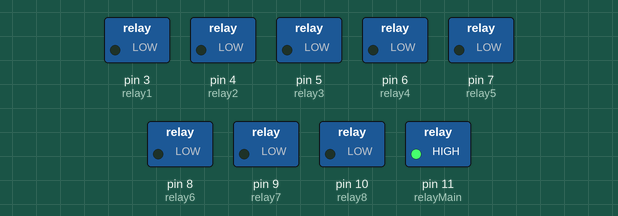
The sketch below on a simulated Arduino Uno, built with avr-gcc and run on an emulated ATmega328P. Parts: switched loads named in the sketch (green lamp = pin HIGH).

Above: at 0.1 s.
At 4.9 s:
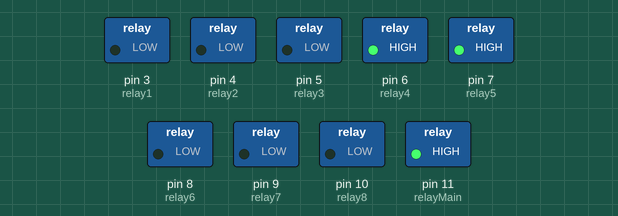
At 9.9 s:
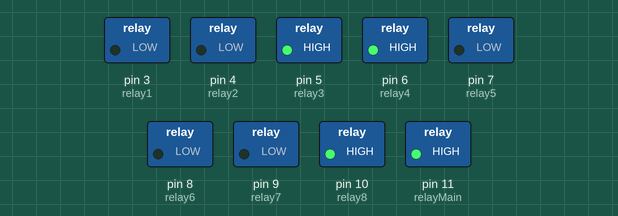
At 19.9 s:
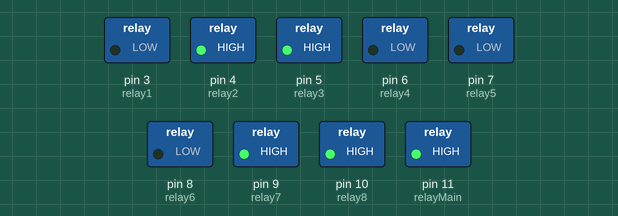
At 29.7 s:
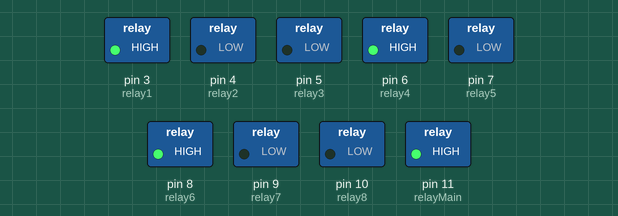
At 39.71 s:
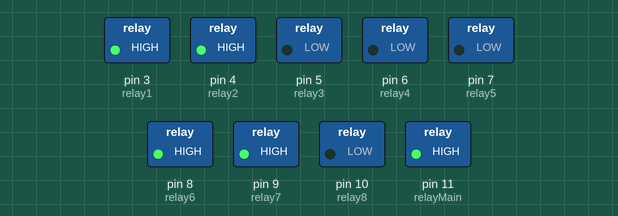
Timing chart, 0 to 40.0 s (numbered marks = the images above):
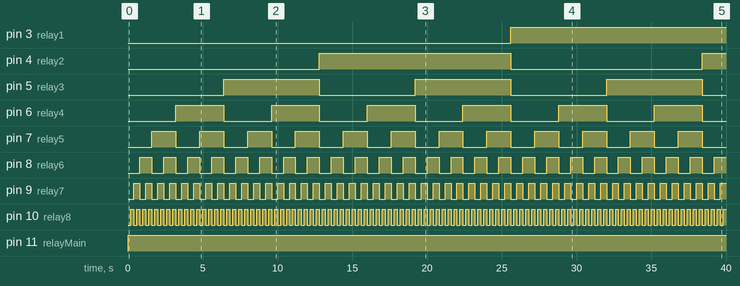

The sketch:

garageHacking.ino
```cpp
/*
 * Author: Kaylani Bochie
 * email: kaylani2@hotmail.com
 *
 *
 * GARAGE HACKING
*/


#define OK                      0

#define PRESSED_TIME            200     /*ms*/
#define relay1                  3
#define relay2                  4
#define relay3                  5
#define relay4                  6
#define relay5                  7
#define relay6                  8
#define relay7                  9
#define relay8                  10
#define relayMain               11    /* this relay will act as the switch to test the code */


int control (int pin , int state)
{
  if (state == 1)
    digitalWrite(pin , HIGH);
  else
    digitalWrite(pin , LOW);

  return OK;
}

void setup()
{
  pinMode (relay1 , OUTPUT);
  pinMode (relay2 , OUTPUT);
  pinMode (relay3 , OUTPUT);
  pinMode (relay4 , OUTPUT);
  pinMode (relay5 , OUTPUT);
  pinMode (relay6 , OUTPUT);
  pinMode (relay7 , OUTPUT);
  pinMode (relay8 , OUTPUT);
  pinMode (relayMain , OUTPUT);
  digitalWrite (relay1, LOW);
  digitalWrite (relay2, LOW);
  digitalWrite (relay3, LOW);
  digitalWrite (relay4, LOW);
  digitalWrite (relay5, LOW);
  digitalWrite (relay6, LOW);
  digitalWrite (relay7, LOW);
  digitalWrite (relay8, LOW);
  digitalWrite (relayMain, LOW);
}

void loop()
{
  for (int index1 = 0; index1 < 2; index1++)
    for (int index2 = 0; index2 < 2; index2++)
      for (int index3 = 0; index3 < 2; index3++)
        for (int index4 = 0; index4 < 2; index4++)
          for (int index5 = 0; index5 < 2; index5++)
            for (int index6 = 0; index6 < 2; index6++)
              for (int index7 = 0; index7 < 2; index7++)
                for (int index8 = 0; index8 < 2; index8++)
                {
                  control (relay1 , index1);
                  control (relay2 , index2);
                  control (relay3 , index3);
                  control (relay4 , index4);
                  control (relay5 , index5);
                  control (relay6 , index6);
                  control (relay7 , index7);
                  control (relay8 , index8);
                  digitalWrite (relayMain , HIGH);
                  delay (PRESSED_TIME);
                  digitalWrite (relayMain , LOW);
                }
}
```

Measured:
- by itself, pin 3 (relay1): LOW → HIGH at 25.6 s
- by itself, pin 4 (relay2): LOW → HIGH at 12.8 s, → LOW 12.8 s later, → HIGH 12.8 s later
- by itself, pin 5 (relay3): alternates HIGH for 6.4 s and LOW for 6.4 s
- by itself, pin 6 (relay4): alternates HIGH for 3.2 s and LOW for 3.2 s
- by itself, pin 7 (relay5): alternates HIGH for 1.6 s and LOW for 1.6 s
- by itself, pin 8 (relay6): alternates HIGH for 0.80 s and LOW for 0.80 s
- by itself, pin 9 (relay7): alternates HIGH for 0.40 s and LOW for 0.40 s
- by itself, pin 10 (relay8): alternates HIGH for 0.20 s and LOW for 0.20 s
